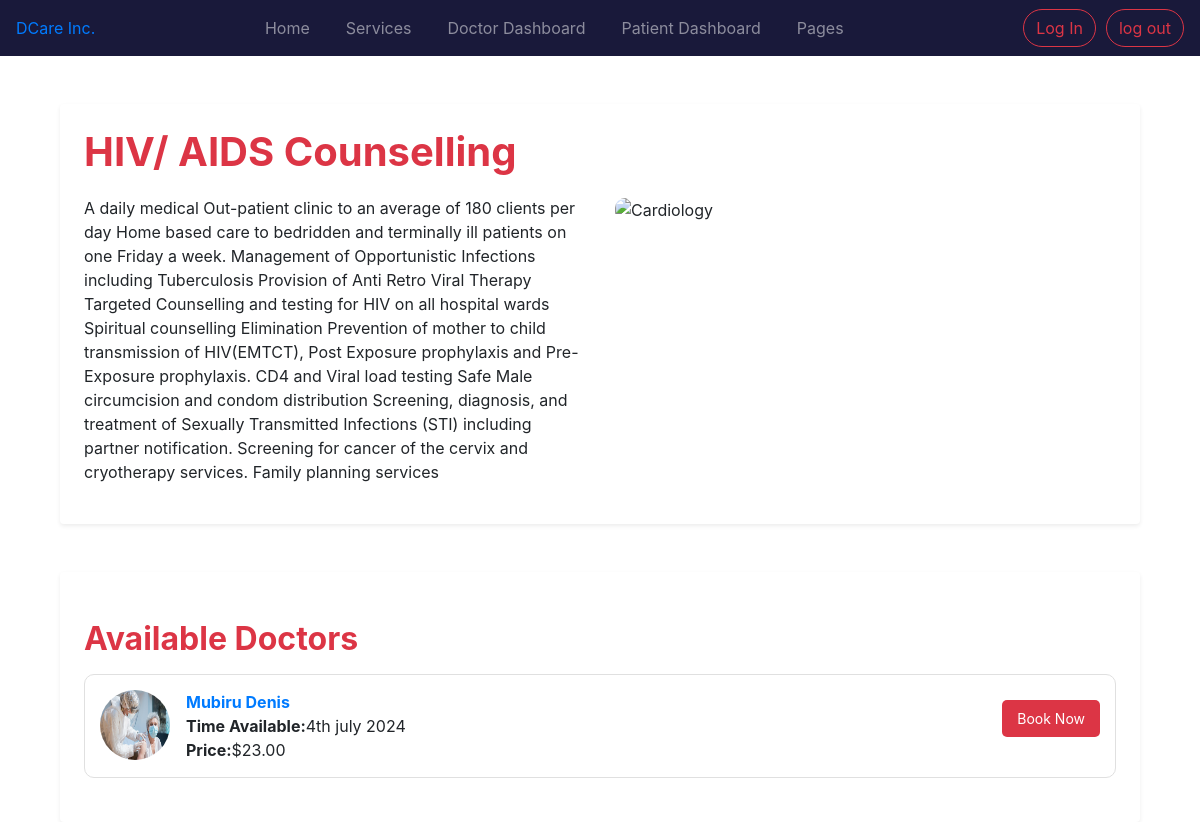
The app's page /service/4/ with its own data.
### Base/models.py (models this page shows, shortened)
class Service(models.Model):
  image = models.FileField(upload_to='images/', null=True, blank=True)
  name = models.CharField(max_length=255)
  description = models.TextField(blank=True,null=True)
  cost = models.DecimalField(max_digits=10,decimal_places=2)
  available_doctors = models.ManyToManyField(doctor_models.Doctor,blank=True)

### doctor/models.py (models this page shows, shortened)
class Doctor(models.Model):
  user = models.OneToOneField(userauths_model.User,on_delete = models.CASCADE)
  image = models.FileField(upload_to= "images",null=True,blank=True)
  full_name = models.CharField(max_length=100, null=True, blank=True)
  mobile = models.CharField(max_length=100, null=True, blank=True)
  country = models.CharField(max_length=100, null=True, blank=True)
  bio_data = models.CharField(max_length=100, null=True, blank=True)
  specialization = models.CharField(max_length=100, null=True, blank=True)
  qualification = models.CharField(max_length=100, null=True, blank=True)
  year_of_experience = models.CharField(max_length=100, null=True, blank=True)
  next_available_appointment_date = models.CharField(max_length=100, null=True, blank=True)

### Base/views.py (the view)
# urls.py: path('service/<service_id>/', views.service_detail, name='service_detail'),
def service_detail(request, service_id):
    service = base_models.Service.objects.get(id = service_id)
    context = {
        'service':service
    }
    return render(request, 'users/service_detail.html',context)

### templates/users/service_detail.html (shortened to what this page needs)
{% extends 'users/base.html' %}
{% block content %}
    <div class="container">
        <div class="bg-white p-4 rounded shadow-sm service-content">
            <h1 class="service-title">{{service.name}}</h1>
            <div class="row">
                <div class="col-md-6">
                    <p>{{service.description}}</p>
                </div>
                <div class="col-md-6">
                    <img src="{{service.images.url}}" alt="Cardiology" class="img-fluid">
                </div>
            </div>
        </div>
        <div class="bg-white p-4 rounded shadow-sm mt-5">
            <h2 class="mt-4 font-weight-bold text-danger">Available Doctors</h2>
            {% for d in service.available_doctors.all %}
            <div class="doctor-card media mt-3">
                <img src="static/users/images/bg.jpg" alt="Doctor Amy Wyatt" class="mr-3">
                <div class="media-body d-flex justify-content-between align-items-center">
                    <di>
                        <h7 class="mt-0 font-weight-bold text-primary">{{d.full_name}}</h7>
                        <div class="d-flex gap-2">
                            <p class="fw-semibold mt-0 mb-0 font-weight-bold"> Time Available:</p>
                            <p class="mt-0 mb-0">4th july 2024</p>
                        </div>
                        <div class="d-flex gap-2">
                            <p class="fw-semibold mt-0 mb-0 font-weight-bold"> Price:</p>
                            <p class="mt-0 mb-0 custom-bold-red"> ${{service.cost}}</p>
                        </div>
                    </div>
                    <button class="book-now-btn">Book Now</button>
                </div>
            </div>
            {% endfor %}
        </div>
    </div>
</body>
</html>
{% endblock %}

### templates/users/base.html (style rules this page uses)
.service-title { color: #dc3545; font-weight: bold; margin-bottom: 20px; }
.service-content img { width: 100%; max-width: 300px; height: auto; border-radius: 10px; }
.doctor-card { border: 1px solid #e0e0e0; border-radius: 10px; padding: 15px; margin-bottom: 20px; }
.doctor-card img { width: 70px; height: 70px; border-radius: 50%; }
.book-now-btn { margin-top: 10px; background-color: #dc3545; color: white; border: none; padding: 8px 15px; border-radius: 5px; font-size: 14px; cursor: pointer; }

### records on screen
Service: name "HIV/ AIDS Counselling", description "A daily medical Out-patient clinic to an average of 180 clients per day Home based care to bedridden and terminally ill patients on one Friday a week. Management of Opportunistic Infections including Tuberculosis Provision of Anti Retro Viral Therapy Targeted Counselling and testing for HIV on all hospital wards Spiritual counselling Elimination Prevention of mother to child transmission of HIV(EMTCT), Post Exposure prophylaxis and Pre-Exposure prophylaxis. CD4 and Viral load testing Safe Male circumcision and condom distribution Screening, diagnosis, and treatment of Sexually Transmitted Infections (STI) including partner notification. Screening for cancer of the cervix and cryotherapy…", cost "23.00"
Doctor: full_name "Mubiru Denis"
